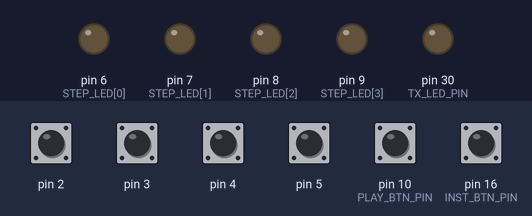
The sketch below on a simulated Arduino Mega 2560, built with avr-gcc and run on an emulated ATmega2560. Shown: output pins drawn as LEDs (lit = HIGH). Dashed ring = blinking. The inputs (shaded band) are chosen by the test bench; at power-on: pin 2–5, pin 10 (PLAY_BTN_PIN), pin 16 (INST_BTN_PIN) HIGH.

Above: at 1.2 s.
1.3 s: pin 10 (PLAY_BTN_PIN) pulled LOW for 0.15 s
At 2.03 s:
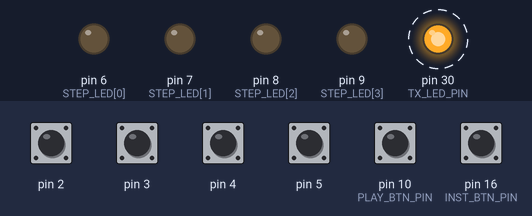
4.4 s: pin 2 pulled LOW for 0.15 s
At 4.87 s:
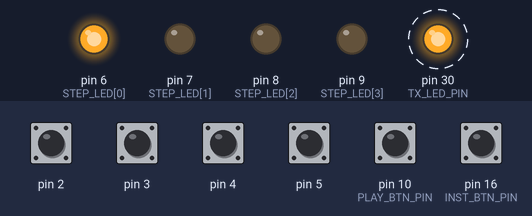
7.4 s: pin 3 pulled LOW for 0.15 s
At 7.7 s:
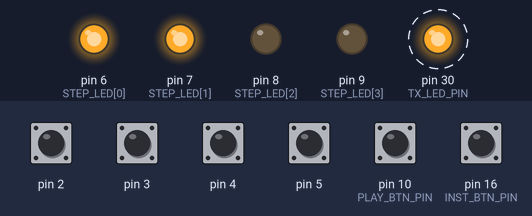
10.4 s: pin 4 pulled LOW for 0.15 s
At 11.47 s:
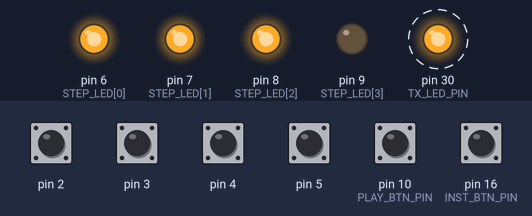
13.4 s: pin 5 pulled LOW for 0.15 s
At 14.31 s:
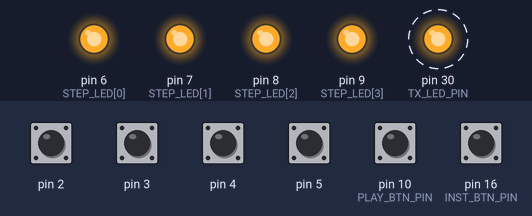
16.4 s: pin 2 pulled LOW for 1 s
At 17.14 s:
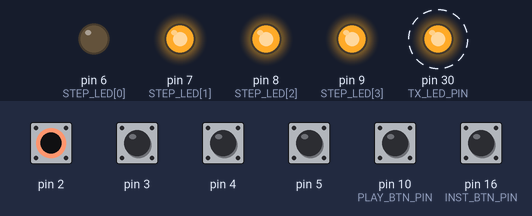
Timing chart, 0 to 20.4 s (numbered marks = the images above; inputs shaded):
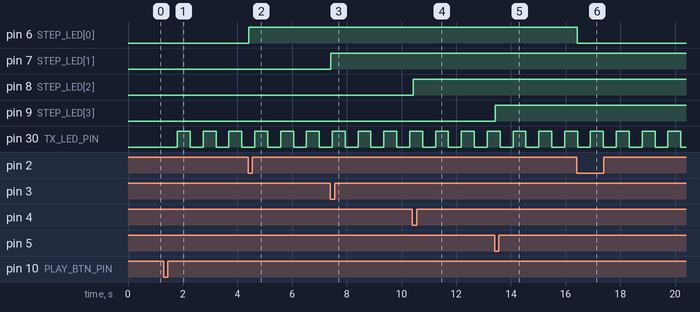

Measured:
- after the input at 1.3 s, pin 30 (TX_LED_PIN): alternates HIGH for 0.47 s and LOW for 0.47 s, starting after 0.50 s
- after the input at 4.4 s, pin 6 (STEP_LED[0]): LOW → HIGH at once
- after the input at 7.4 s, pin 7 (STEP_LED[1]): LOW → HIGH at once
- after the input at 10.4 s, pin 8 (STEP_LED[2]): LOW → HIGH at once
- after the input at 13.4 s, pin 9 (STEP_LED[3]): LOW → HIGH at once
- after the input at 16.4 s, pin 6 (STEP_LED[0]): HIGH → LOW at once

The sketch:

four_step_multi_voice_sequencer_midi_out.ino
```cpp
/*
  four_step_multi_voice_sequencer - MIDI OUT版 (Pro Micro用)

  - USB MIDIは使わず、DIN5ピンのMIDI OUTで外部機器を制御
  - 4ステップ × 4ボイス（Kick / Snare / Hat / Crash想定）
  - テンポ固定: BPM = 127
  - ボタン:
      D2..D5  : 4ステップボタン（現在選択中の音色のステップON/OFF）
      D10     : 再生/停止トグル
      D16     : 音色切替ボタン（Kick → Snare → Hat → Crash → …）
  - LED:
      D6..D9  : 現在選択中の音色のパターンを表示 (ON=鳴るステップ)
      D30     : 再生インジケータ（ステップ毎に点滅）
  - MIDI OUT:
      TX0 (D1) を使用して Serial1 から 31250bps で送信
      DIN5コネクタ: ピン5 = TX0側, ピン4 = +5V側（220Ω経由）, ピン2 = GND
*/

/// ====== CONFIG ======

// ボイス設定（後で好きに変えてOK）
const uint8_t VOICE_COUNT = 4;
const uint8_t VOICE_NOTES[VOICE_COUNT] = {
  60, // Voice0: Kick   (仮)
  65, // Voice1: Snare  (仮)
  72, // Voice2: Hat    (仮)
  75  // Voice3: Crash  (仮)
};

// MIDI設定
// ※MIDIチャンネル1 → コード内部では 0
const uint8_t  MIDI_CHANNEL  = 0;    // Ch1
const uint8_t  NOTE_VELOCITY = 110;
const uint16_t GATE_MS_BASE  = 120;  // ノート長（ms）
const int      FIXED_BPM     = 127;  // テンポ固定

// ピンアサイン
const uint8_t STEP_BTN[4]   = {2, 3, 4, 5};  // ステップボタン
const uint8_t STEP_LED[4]   = {6, 7, 8, 9};  // ステップLED
const uint8_t PLAY_BTN_PIN  = 10;            // 再生/停止ボタン
const uint8_t INST_BTN_PIN  = 16;            // 音色切替ボタン
const uint8_t TX_LED_PIN    = 30;            // 再生インジケータ（TX LED）

// デバウンス時間
const uint16_t DEBOUNCE_STEP_MS = 20;
const uint16_t DEBOUNCE_PLAY_MS = 30;
const uint16_t DEBOUNCE_INST_MS = 30;

/// ====== STATE ======

struct Btn {
  uint8_t  pin;
  bool     stable;
  bool     lastRead;
  uint32_t lastChangeMs;
};

Btn stepBtn[4];
Btn playBtn;
Btn instBtn;

// pattern[voice][step]: 各音色ごとの4ステップパターン
bool pattern[VOICE_COUNT][4];

// 再生状態
bool     isPlaying      = false;
uint8_t  stepIndex      = 0;
uint32_t stepIntervalMs = 0;
uint32_t nextStepAtMs   = 0;

// 各ボイスのノートON/OFF状態
bool     noteActive[VOICE_COUNT];
uint32_t noteOffAtMs[VOICE_COUNT];

// 現在編集対象の音色インデックス (0..VOICE_COUNT-1)
uint8_t currentVoice = 0;

/// ====== MIDI 送信ヘルパ ======

// 3バイトのMIDIメッセージを送信
inline void midiSend3(uint8_t b1, uint8_t b2, uint8_t b3) {
  Serial1.write(b1);
  Serial1.write(b2);
  Serial1.write(b3);
}

inline void sendNoteOn(uint8_t note, uint8_t vel, uint8_t ch) {
  uint8_t status = 0x90 | (ch & 0x0F); // Note On, channel
  midiSend3(status, note, vel);
}

inline void sendNoteOff(uint8_t note, uint8_t vel, uint8_t ch) {
  uint8_t status = 0x80 | (ch & 0x0F); // Note Off, channel
  midiSend3(status, note, vel);
}

/// ====== ボタン共通デバウンス ======

bool pollEdgeFalling(Btn &b, uint16_t debounceMs) {
  const uint32_t now = millis();
  bool r = digitalRead(b.pin);
  if (r != b.lastRead) {
    b.lastChangeMs = now;
    b.lastRead = r;
  }
  if ((now - b.lastChangeMs) > debounceMs) {
    if (r != b.stable) {
      bool falling = (b.stable == HIGH && r == LOW); // HIGH→LOW = 押下
      b.stable = r;
      return falling;
    }
  }
  return false;
}

/// ====== LED表示（現在の音色のパターンを反映） ======

void refreshStepLedsForCurrentVoice() {
  for (int step = 0; step < 4; step++) {
    digitalWrite(STEP_LED[step], pattern[currentVoice][step] ? HIGH : LOW);
  }
}

/// ====== SETUP ======

void setup() {
  // MIDI OUT初期化（シリアル1をMIDIボーレートで）
  Serial1.begin(31250);

  // TX LED 初期化
  pinMode(TX_LED_PIN, OUTPUT);
  digitalWrite(TX_LED_PIN, LOW);

  // パターン初期化（全ボイス全ステップ = OFF）
  for (int v = 0; v < VOICE_COUNT; v++) {
    for (int s = 0; s < 4; s++) {
      pattern[v][s] = false;
    }
    noteActive[v] = false;
    noteOffAtMs[v] = 0;
  }

  // ステップLED
  for (int i = 0; i < 4; i++) {
    pinMode(STEP_LED[i], OUTPUT);
    digitalWrite(STEP_LED[i], LOW);
  }

  // ステップボタン
  for (int i = 0; i < 4; i++) {
    stepBtn[i].pin = STEP_BTN[i];
    pinMode(stepBtn[i].pin, INPUT_PULLUP);
    stepBtn[i].stable = digitalRead(stepBtn[i].pin);
    stepBtn[i].lastRead = stepBtn[i].stable;
    stepBtn[i].lastChangeMs = millis();
  }

  // 再生ボタン
  playBtn.pin = PLAY_BTN_PIN;
  pinMode(playBtn.pin, INPUT_PULLUP);
  playBtn.stable = digitalRead(playBtn.pin);
  playBtn.lastRead = playBtn.stable;
  playBtn.lastChangeMs = millis();

  // 音色切替ボタン
  instBtn.pin = INST_BTN_PIN;
  pinMode(instBtn.pin, INPUT_PULLUP);
  instBtn.stable = digitalRead(instBtn.pin);
  instBtn.lastRead = instBtn.stable;
  instBtn.lastChangeMs = millis();

  // 最初の編集対象音色 = 0 (Kick想定)
  currentVoice = 0;
  refreshStepLedsForCurrentVoice();

  // 固定テンポからステップ間隔を算出
  stepIntervalMs = (uint32_t)(60000UL / FIXED_BPM);
  nextStepAtMs = millis() + stepIntervalMs;
}

/// ====== LOOP ======

void loop() {
  handleInstrumentButton();
  handleStepButtons();
  handlePlayButton();
  runSequencer();
}

/// ====== ボタン処理 ======

// 音色切替ボタン：押すごとに 0→1→2→3→0→… と切替
void handleInstrumentButton() {
  if (pollEdgeFalling(instBtn, DEBOUNCE_INST_MS)) {
    currentVoice = (currentVoice + 1) % VOICE_COUNT;
    refreshStepLedsForCurrentVoice();
  }
}

// ステップボタン：現在の音色のパターンをON/OFF
void handleStepButtons() {
  for (int s = 0; s < 4; s++) {
    if (pollEdgeFalling(stepBtn[s], DEBOUNCE_STEP_MS)) {
      pattern[currentVoice][s] = !pattern[currentVoice][s];
      digitalWrite(STEP_LED[s], pattern[currentVoice][s] ? HIGH : LOW);
    }
  }
}

// 再生/停止ボタン
void handlePlayButton() {
  if (pollEdgeFalling(playBtn, DEBOUNCE_PLAY_MS)) {
    isPlaying = !isPlaying;

    if (isPlaying) {
      nextStepAtMs = millis() + stepIntervalMs;
      // 再生開始時にLEDを一度OFFにしておく
      digitalWrite(TX_LED_PIN, LOW);
    } else {
      // 停止時は全ボイスのノートを強制OFF
      for (int v = 0; v < VOICE_COUNT; v++) {
        if (noteActive[v]) {
          sendNoteOff(VOICE_NOTES[v], 0, MIDI_CHANNEL);
          noteActive[v] = false;
        }
      }
      // 再生停止時はLEDも消灯
      digitalWrite(TX_LED_PIN, LOW);
    }
  }
}

/// ====== シーケンサー本体 ======

void runSequencer() {
  const uint32_t now = millis();

  // 各ボイスのノートOFF処理
  for (int v = 0; v < VOICE_COUNT; v++) {
    if (noteActive[v] && (int32_t)(now - noteOffAtMs[v]) >= 0) {
      sendNoteOff(VOICE_NOTES[v], 0, MIDI_CHANNEL);
      noteActive[v] = false;
    }
  }

  if (!isPlaying) return;

  // 次ステップへ進むタイミングか？
  if ((int32_t)(now - nextStepAtMs) >= 0) {

    // ★ 再生中インジケータLEDをトグル点滅
    digitalWrite(TX_LED_PIN, !digitalRead(TX_LED_PIN));

    // 全ボイスについて、現在ステップのパターンを確認してNote On
    for (int v = 0; v < VOICE_COUNT; v++) {
      if (pattern[v][stepIndex]) {
        uint16_t gate = GATE_MS_BASE;
        if (gate > stepIntervalMs) {
          gate = (stepIntervalMs > 10) ? (stepIntervalMs - 10) : stepIntervalMs;
        }

        sendNoteOn(VOICE_NOTES[v], NOTE_VELOCITY, MIDI_CHANNEL);
        noteActive[v]   = true;
        noteOffAtMs[v]  = now + gate;
      }
    }

    // 次ステップへ
    stepIndex = (stepIndex + 1) & 0x03;  // 0..3
    nextStepAtMs = now + stepIntervalMs;
  }
}
```
